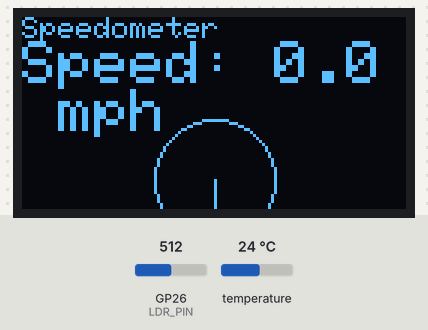
The sketch below on a simulated Raspberry Pi Pico W. Shown: 128×64 one-colour display. The inputs (shaded band) are chosen by the test bench; at power-on: GP26 (LDR_PIN) = 512, temperature 24 °C. The display library's start-up logo is not drawn.

Above: at 2.1 s.

The sketch:

sketch.ino
```cpp
#include <Adafruit_MPU6050.h>
#include <Adafruit_Sensor.h>
#include <Wire.h>
#include <Adafruit_GFX.h>
#include <Adafruit_SSD1306.h>

// Define constants and objects
#define SCREEN_WIDTH 128
#define SCREEN_HEIGHT 64
#define OLED_RESET -1
#define LDR_PIN 26

Adafruit_MPU6050 mpu;
Adafruit_SSD1306 display(SCREEN_WIDTH, SCREEN_HEIGHT, &Wire, OLED_RESET);

sensors_event_t accel_event, gyro_event, temp_event;

float speedX = 0, speedY = 0, speedZ = 0;
unsigned long lastTime;

void setup() {
    // Initialize serial communication
    Serial1.begin(115200);
    Serial1.println("Hello, Raspberry Pi Pico W!");

    // Initialize I2C and sensors
    Wire.begin();
    while (!mpu.begin()) {
        Serial1.println("MPU6050 not connected!");
        delay(1000);
    }
    Serial1.println("MPU6050 initialized");

    // Initialize OLED display
    if (!display.begin(SSD1306_SWITCHCAPVCC, 0x3C)) {
        Serial1.println(F("SSD1306 allocation failed"));
        for (;;);
    }
    display.display();
    delay(2000);
    display.clearDisplay();

    lastTime = millis();
}

void loop() {
    unsigned long currentTime = millis();
    float deltaTime = (currentTime - lastTime) / 1000.0;
    lastTime = currentTime;

    // Retrieve sensor data
    mpu.getAccelerometerSensor()->getEvent(&accel_event);
    mpu.getGyroSensor()->getEvent(&gyro_event);
    mpu.getTemperatureSensor()->getEvent(&temp_event);

    // Integrate acceleration to estimate speed
    speedX += accel_event.acceleration.x * deltaTime;
    speedY += accel_event.acceleration.y * deltaTime;
    speedZ += accel_event.acceleration.z * deltaTime;

    // Calculate speed in mph
    float speed_ms = sqrt(speedX * speedX + speedY * speedY + speedZ * speedZ);
    float speed_mph = speed_ms * 2.23694;

    // Read and map LDR value to brightness
    int ldrValue = analogRead(LDR_PIN);
    int brightness = map(ldrValue, 0, 1023, 0, 255);
    display.ssd1306_command(SSD1306_SETCONTRAST);
    display.ssd1306_command(brightness);

    // Output to serial monitor
    Serial1.print("[");
    Serial1.print(millis());
    Serial1.print("] Speed: ");
    Serial1.print(speed_mph);
    Serial1.print(" mph, LDR: ");
    Serial1.println(ldrValue);

    // Update OLED display
    display.clearDisplay();
    display.setTextSize(1);
    display.setTextColor(SSD1306_WHITE);
    display.setCursor(0, 0);
    display.println("Speedometer");
    display.setTextSize(2);
    display.print("Speed: ");
    display.print(speed_mph, 1);
    display.println(" mph");

    // Draw speedometer animation
    int centerX = SCREEN_WIDTH / 2;
    int centerY = SCREEN_HEIGHT - 10;
    int radius = 20;
    display.drawCircle(centerX, centerY, radius, SSD1306_WHITE);

    float angle = map(speed_mph, 0, 100, -90, 90);
    float radian = angle * PI / 180;
    int needleX = centerX + radius * cos(radian);
    int needleY = centerY - radius * sin(radian);
    display.drawLine(centerX, centerY, needleX, needleY, SSD1306_WHITE);

    display.display();
    delay(100);
}
```
